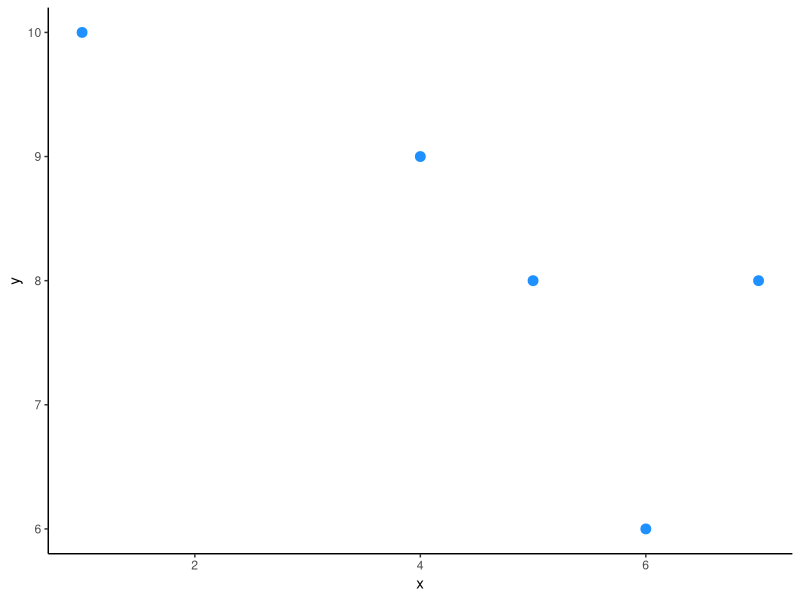

The R script that drew this image:
## ---- chunk 1
library(tidyverse)
## ---- chunk 2
example <- data.frame(x = c(1, 4, 5, 6, 7),
                      y = c(10, 9, 8, 6, 8))
example
## ---- chunk 3


mean(example$x)
mean(example$y)
## ---- chunk 4
example$x_deviations <- example$x - 4.6
example$y_deviations <- example$y - 8.2

example
## ---- chunk 5
(1 - 4.6)
(10 - 8.2)
(4 - 4.6)
(9 - 8.2)
(5 - 4.6)
## ---- chunk 6
(8 - 8.2)
(6 - 4.6)
(6 - 8.2)
## ---- chunk 7
(7 - 4.6)
(8 - 8.2)

5 - 1
## ---- chunk 8
(-3.6)*(1.8)
(-.6)*(.8)
(.4)*(-.2)
(1.4)*(-2.2)
(2.4)*(-.2)
## ---- chunk 9
(-6.48) + (-.48) + (-.08) + (-3.08) + (-.48)
## ---- chunk 10
-10.6/4
## ---- chunk 11
example %>% 
  ggplot(aes(x, y)) + 
  geom_point(size = 3, color = "dodgerblue") + 
  theme_classic()
